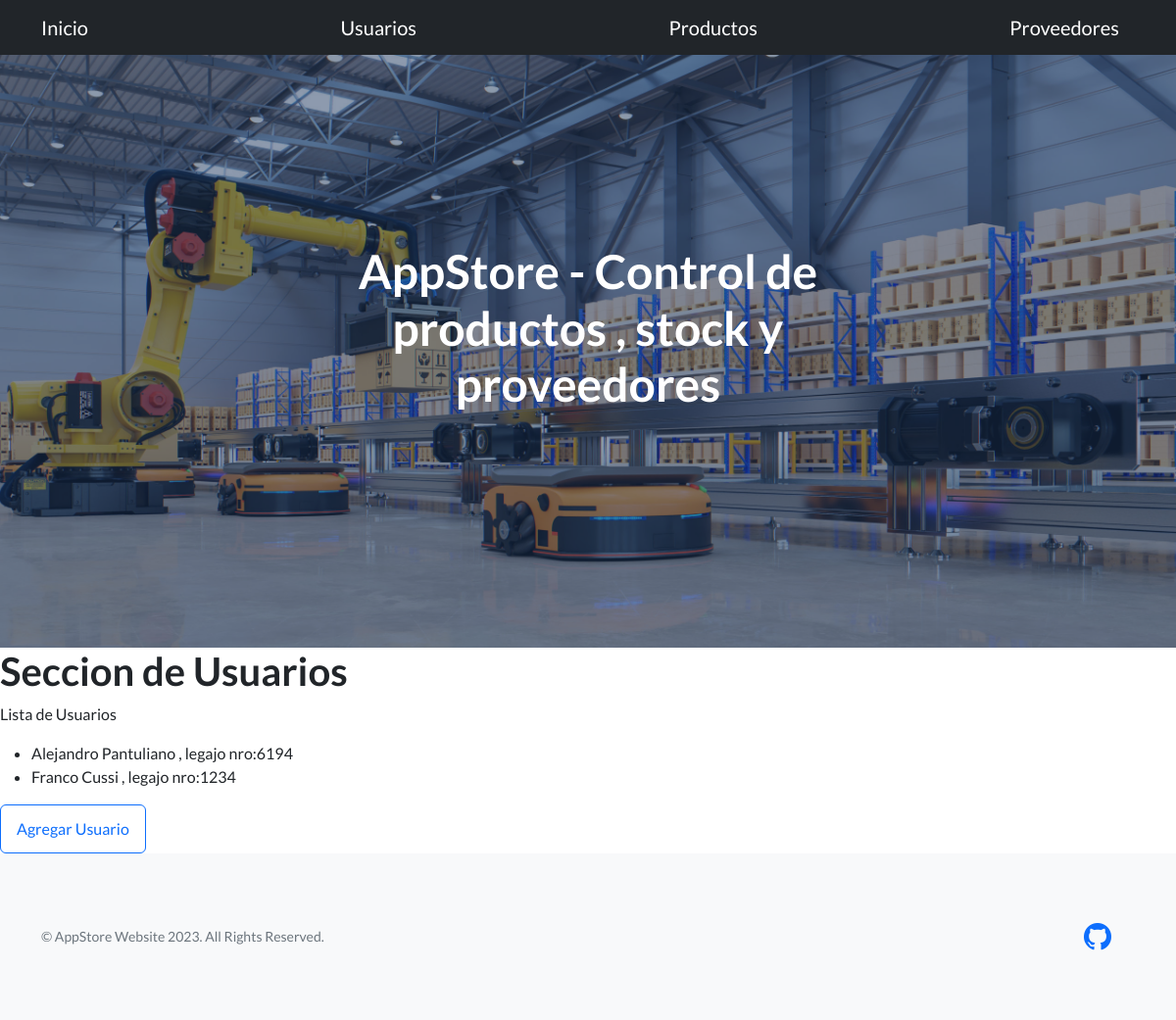
/app-store/usuarios/, run on the app's committed database.
### AppStore/models.py (models this page shows)
class Usuario(models.Model):
    nombre = models.CharField(max_length=30)
    apellido = models.CharField(max_length=30)
    email = models.EmailField(null=True)
    nroLegajo = models.IntegerField(max_length=4)
    def __str__(self) -> str:
        return f'{self.nombre} {self.apellido} , legajo nro:{self.nroLegajo}'

### AppStore/views.py (the view)
# urls.py: path('usuarios/', usuarios ,name='Usuarios'),
def usuarios(req):
    lista = Usuario.objects.all()
    return render(req,"usuarios.html" , {"usuarios": lista})

### AppStore/templates/usuarios.html
{% extends 'main.html' %}
{% block bloqueMutable %}
            <h1>Seccion de Usuarios</h1>
            <p>
                Lista de Usuarios
            </p>
            <ul>
                {% for usuario  in usuarios %}
                    <li>{{usuario}}</li>
                {% endfor %}
            </ul>
            <a class="btn btn-outline-primary" href="../usuario-formulario" role="button"> Agregar Usuario </a>
{% endblock bloqueMutable %}

### data on the page
Usuario: nombre+apellido+nroLegajo "Alejandro Pantuliano , legajo nro:6194"
Usuario: nombre+apellido+nroLegajo "Franco Cussi , legajo nro:1234"
